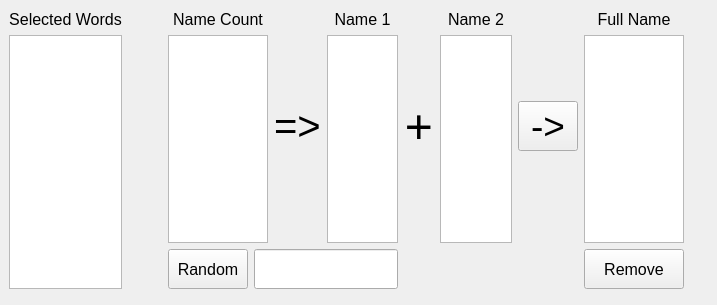
<?xml version="1.0" encoding="UTF-8"?>
<ui version="4.0">
 <class>Form_SelectFullName</class>
 <widget class="QWidget" name="Form_SelectFullName">
  <property name="geometry">
   <rect>
    <x>0</x>
    <y>0</y>
    <width>717</width>
    <height>305</height>
   </rect>
  </property>
  <property name="font">
   <font>
    <pointsize>12</pointsize>
   </font>
  </property>
  <property name="windowTitle">
   <string>Select Full Name</string>
  </property>
  <widget class="QWidget" name="gridLayoutWidget">
   <property name="geometry">
    <rect>
     <x>9</x>
     <y>9</y>
     <width>675</width>
     <height>280</height>
    </rect>
   </property>
   <layout class="QGridLayout" name="gridLayout" columnstretch="3,0,0,0,0,0,0,0,0">
    <item row="0" column="4">
     <layout class="QVBoxLayout" name="verticalLayout_2">
      <item>
       <widget class="QLabel" name="label_6">
        <property name="sizePolicy">
         <sizepolicy hsizetype="Preferred" vsizetype="Preferred">
          <horstretch>0</horstretch>
          <verstretch>0</verstretch>
         </sizepolicy>
        </property>
        <property name="minimumSize">
         <size>
          <width>50</width>
          <height>20</height>
         </size>
        </property>
        <property name="text">
         <string>Name 1</string>
        </property>
        <property name="alignment">
         <set>Qt::AlignCenter</set>
        </property>
       </widget>
      </item>
      <item>
       <widget class="QListWidget" name="listWidget_Name1">
        <property name="font">
         <font>
          <pointsize>12</pointsize>
         </font>
        </property>
       </widget>
      </item>
     </layout>
    </item>
    <item row="0" column="2">
     <layout class="QVBoxLayout" name="verticalLayout">
      <item>
       <widget class="QLabel" name="label_5">
        <property name="minimumSize">
         <size>
          <width>100</width>
          <height>20</height>
         </size>
        </property>
        <property name="text">
         <string>Name Count</string>
        </property>
        <property name="alignment">
         <set>Qt::AlignCenter</set>
        </property>
       </widget>
      </item>
      <item>
       <widget class="QListWidget" name="listWidget_NameCount"/>
      </item>
     </layout>
    </item>
    <item row="1" column="2" colspan="3">
     <layout class="QHBoxLayout" name="horizontalLayout">
      <item>
       <widget class="QPushButton" name="pushButton_Random">
        <property name="minimumSize">
         <size>
          <width>0</width>
          <height>40</height>
         </size>
        </property>
        <property name="text">
         <string>Random</string>
        </property>
       </widget>
      </item>
      <item>
       <widget class="QLineEdit" name="lineEdit_RandomName">
        <property name="minimumSize">
         <size>
          <width>0</width>
          <height>40</height>
         </size>
        </property>
        <property name="alignment">
         <set>Qt::AlignCenter</set>
        </property>
       </widget>
      </item>
     </layout>
    </item>
    <item row="0" column="6">
     <layout class="QVBoxLayout" name="verticalLayout_3">
      <item>
       <widget class="QLabel" name="label_7">
        <property name="minimumSize">
         <size>
          <width>50</width>
          <height>20</height>
         </size>
        </property>
        <property name="text">
         <string>Name 2</string>
        </property>
        <property name="alignment">
         <set>Qt::AlignCenter</set>
        </property>
       </widget>
      </item>
      <item>
       <widget class="QListWidget" name="listWidget_Name2">
        <property name="font">
         <font>
          <pointsize>12</pointsize>
         </font>
        </property>
       </widget>
      </item>
     </layout>
    </item>
    <item row="0" column="3">
     <widget class="QLabel" name="label_2">
      <property name="font">
       <font>
        <pointsize>30</pointsize>
       </font>
      </property>
      <property name="text">
       <string>=&gt;</string>
      </property>
     </widget>
    </item>
    <item row="0" column="8" rowspan="2">
     <layout class="QVBoxLayout" name="verticalLayout_4">
      <item>
       <widget class="QLabel" name="label_8">
        <property name="minimumSize">
         <size>
          <width>100</width>
          <height>20</height>
         </size>
        </property>
        <property name="text">
         <string>Full Name</string>
        </property>
        <property name="alignment">
         <set>Qt::AlignCenter</set>
        </property>
       </widget>
      </item>
      <item>
       <widget class="QListWidget" name="listWidget_FullName">
        <property name="font">
         <font>
          <pointsize>12</pointsize>
         </font>
        </property>
       </widget>
      </item>
      <item>
       <widget class="QPushButton" name="pushButton_RemoveName">
        <property name="minimumSize">
         <size>
          <width>0</width>
          <height>40</height>
         </size>
        </property>
        <property name="font">
         <font>
          <pointsize>12</pointsize>
         </font>
        </property>
        <property name="text">
         <string>Remove</string>
        </property>
       </widget>
      </item>
     </layout>
    </item>
    <item row="0" column="7">
     <widget class="QPushButton" name="pushButton_AddFullName">
      <property name="minimumSize">
       <size>
        <width>60</width>
        <height>0</height>
       </size>
      </property>
      <property name="font">
       <font>
        <pointsize>28</pointsize>
       </font>
      </property>
      <property name="text">
       <string>-&gt;</string>
      </property>
     </widget>
    </item>
    <item row="0" column="0" rowspan="2">
     <layout class="QVBoxLayout" name="verticalLayout_5">
      <item>
       <widget class="QLabel" name="label_4">
        <property name="minimumSize">
         <size>
          <width>0</width>
          <height>20</height>
         </size>
        </property>
        <property name="text">
         <string>Selected Words</string>
        </property>
        <property name="alignment">
         <set>Qt::AlignCenter</set>
        </property>
       </widget>
      </item>
      <item>
       <widget class="QListWidget" name="listWidget_SelectedWord">
        <property name="enabled">
         <bool>true</bool>
        </property>
       </widget>
      </item>
     </layout>
    </item>
    <item row="0" column="5">
     <widget class="QLabel" name="label_3">
      <property name="minimumSize">
       <size>
        <width>30</width>
        <height>0</height>
       </size>
      </property>
      <property name="font">
       <font>
        <pointsize>36</pointsize>
       </font>
      </property>
      <property name="text">
       <string>+</string>
      </property>
      <property name="alignment">
       <set>Qt::AlignCenter</set>
      </property>
     </widget>
    </item>
    <item row="0" column="1">
     <spacer name="verticalSpacer">
      <property name="orientation">
       <enum>Qt::Vertical</enum>
      </property>
      <property name="sizeHint" stdset="0">
       <size>
        <width>40</width>
        <height>40</height>
       </size>
      </property>
     </spacer>
    </item>
   </layout>
  </widget>
 </widget>
 <resources/>
 <connections/>
</ui>
